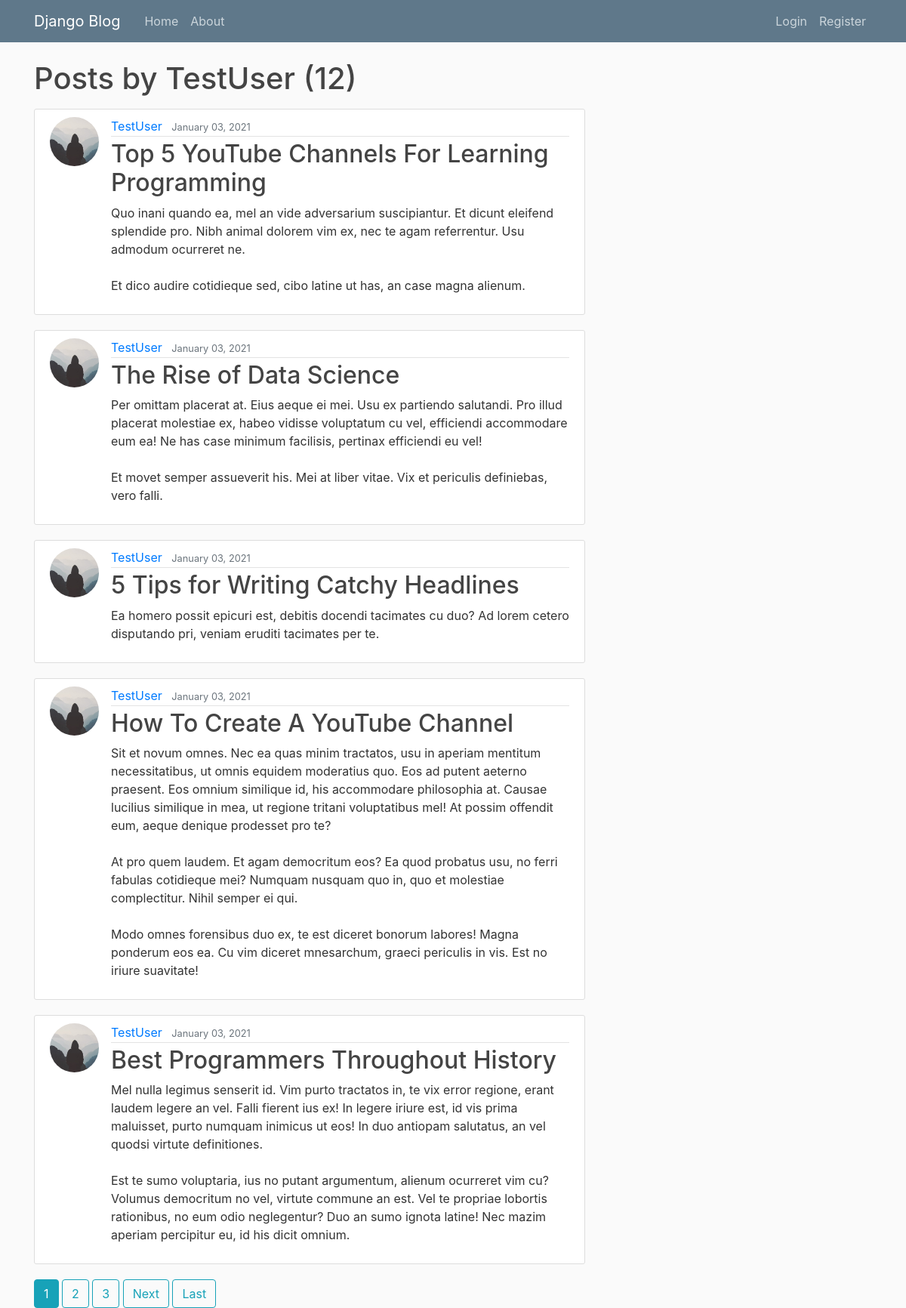
The page /user/TestUser on the database as committed earlier.
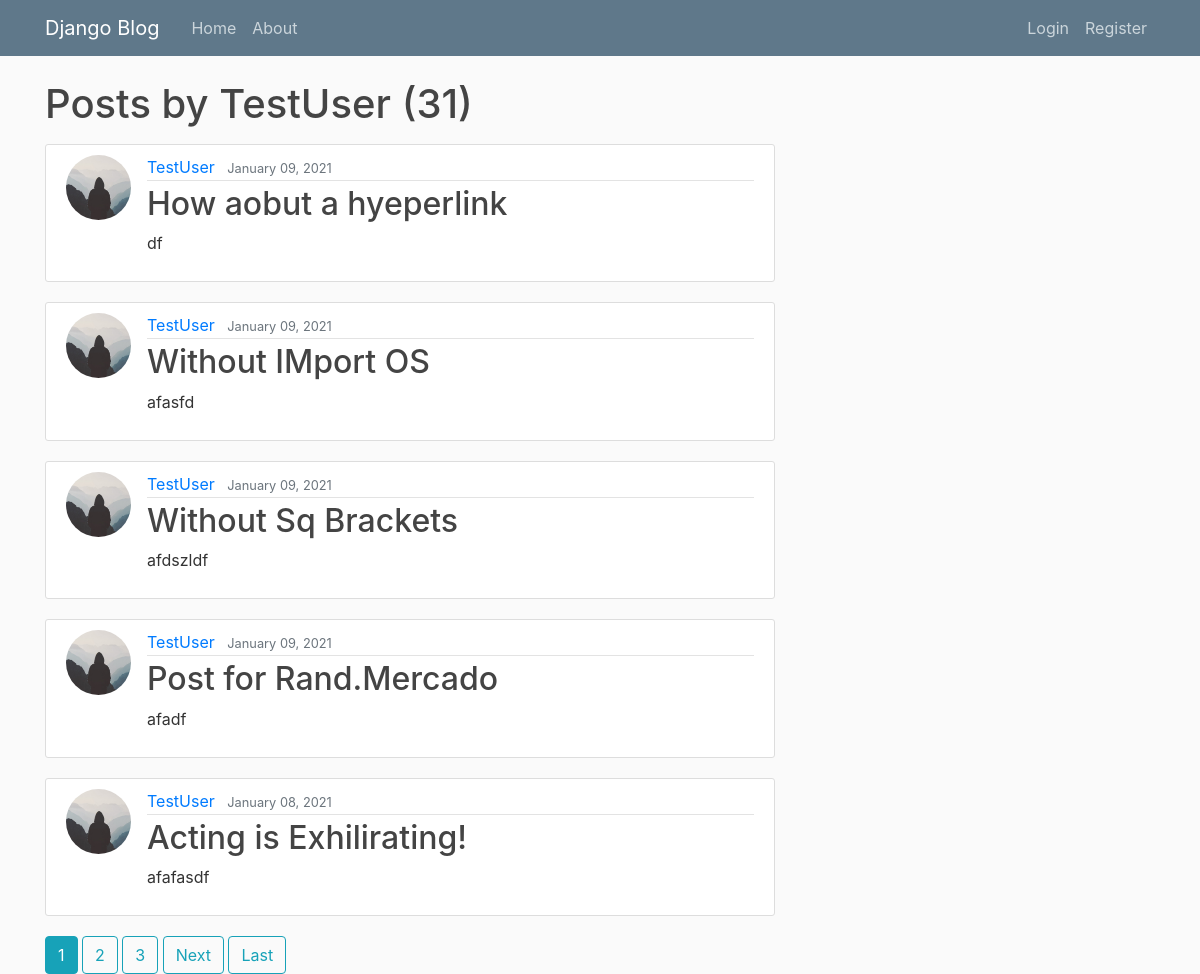
The same page on the database as committed later.
### blog/models.py (models this page shows, shortened)
class Post(models.Model):
    title = models.CharField(max_length=100)
    content = models.TextField()
    date_posted = models.DateTimeField(default=timezone.now)
    author = models.ForeignKey(User, on_delete=models.CASCADE)

### users/models.py (models this page shows, shortened)
class Profile(models.Model):
    user = models.OneToOneField(User, on_delete=models.CASCADE)
    image = models.ImageField(default='default.jpg', upload_to='profile_pics')

### blog/views.py (the view)
# urls.py: path('user/<str:username>', UserPostListView.as_view(), name='user-posts'),
class UserPostListView(ListView):
    model = Post
    template_name = 'blog/user_posts.html'    # <app>/<model>_<viewtype>.html
    context_object_name = 'posts'
    paginate_by = 5
    def get_queryset(self):
        user = get_object_or_404(User, username=self.kwargs.get('username'))
        return Post.objects.filter(author=user).order_by('-date_posted')

### blog/templates/blog/user_posts.html (shortened to what this page needs)
{% extends "blog/base.html" %}
{% block content %}
    <h1 class="mb-3">Posts by {{ view.kwargs.username }} ({{ page_obj.paginator.count }})</h1>
    {% for post in posts %}
        <article class="media content-section">
          <img class="rounded-circle article-img" src="{{ post.author.profile.image.url }}">
          <div class="media-body">
            <div class="article-metadata">
              <a class="mr-2" href="{% url 'user-posts' post.author.username %}">{{ post.author }}</a>
              <small class="text-muted">{{ post.date_posted|date:"F d, Y"  }}</small>
            </div>
            <h2><a class="article-title" href="{% url 'post-detail' post.id %}">{{ post.title }}</a></h2>
            <p class="article-content">{{ post.content }}</p>
          </div>
        </article>
    {% endfor %}
    {% if is_paginated %}
        {% for num in page_obj.paginator.page_range %}
            {% if page_obj.number == num %}
                <a class="btn btn-info mb=4" href="?page={{ num }}">{{ num }}</a>
            {% elif num > page_obj.number|add:'-3' and num < page_obj.number|add:'3' %}
                <a class="btn btn-outline-info mb=4" href="?page={{ num }}">{{ num }}</a>
            {% endif %}
        {% endfor %}
        {% if page_obj.has_next %}
            <a class="btn btn-outline-info mb=4" href="?page={{ page_obj.next_page_number }}">Next</a>
            <a class="btn btn-outline-info mb=4" href="?page={{ page_obj.paginator.num_pages }}">Last</a>
        {% endif %}
    {% endif %}
{% endblock content %}

Rows that differ between the two databases and show on the page:
no longer on this page (row unchanged): Post: author.profile.image (placeholder picture), author "TestUser", date_posted "January 03, 2021", title "Top 5 YouTube Channels For Learning Programming", content "Quo inani quando ea, mel an vide adversarium suscipiantur. Et dicunt eleifend splendide pro. Nibh animal dolorem vim ex, nec te agam referrentur. Usu admodum ocurreret ne. Et dico audire cotidieque sed, cibo latine ut has, an case magna alienum."
no longer on this page (row unchanged): Post: author.profile.image (placeholder picture), author "TestUser", date_posted "January 03, 2021", title "The Rise of Data Science", content "Per omittam placerat at. Eius aeque ei mei. Usu ex partiendo salutandi. Pro illud placerat molestiae ex, habeo vidisse voluptatum cu vel, efficiendi accommodare eum ea! Ne has case minimum facilisis, pertinax efficiendi eu vel! Et movet semper assueverit his. Mei at liber vitae. Vix et periculis definiebas, vero falli."
no longer on this page (row unchanged): Post: author.profile.image (placeholder picture), author "TestUser", date_posted "January 03, 2021", title "5 Tips for Writing Catchy Headlines", content "Ea homero possit epicuri est, debitis docendi tacimates cu duo? Ad lorem cetero disputando pri, veniam eruditi tacimates per te."
no longer on this page (row unchanged): Post: author.profile.image (placeholder picture), author "TestUser", date_posted "January 03, 2021", title "How To Create A YouTube Channel", content "Sit et novum omnes. Nec ea quas minim tractatos, usu in aperiam mentitum necessitatibus, ut omnis equidem moderatius quo. Eos ad putent aeterno praesent. Eos omnium similique id, his accommodare philosophia at. Causae lucilius similique in mea, ut regione tritani voluptatibus mel! At possim offendit eum, aeque denique prodesset pro te? At pro quem laudem. Et agam democritum eos? Ea quod probatus usu, no ferri fabulas cotidieque mei? Numquam nusquam quo in, quo et molestiae complectitur. Nihil semper ei qui. Modo omnes forensibus duo ex, te est diceret bonorum labores! Magna ponderum eos ea. Cu vim diceret mnesarchum, graeci periculis in vis. Est no iriure suavitate!"
no longer on this page (row unchanged): Post: author.profile.image (placeholder picture), author "TestUser", date_posted "January 03, 2021", title "Best Programmers Throughout History", content "Mel nulla legimus senserit id. Vim purto tractatos in, te vix error regione, erant laudem legere an vel. Falli fierent ius ex! In legere iriure est, id vis prima maluisset, purto numquam inimicus ut eos! In duo antiopam salutatus, an vel quodsi virtute definitiones. Est te sumo voluptaria, ius no putant argumentum, alienum ocurreret vim cu? Volumus democritum no vel, virtute commune an est. Vel te propriae lobortis rationibus, no eum odio neglegentur? Duo an sumo ignota latine! Nec mazim aperiam percipitur eu, id his dicit omnium."
added Post: author.profile.image (placeholder picture), author "TestUser", date_posted "January 09, 2021", title "How aobut a hyeperlink", content "df"
added Post: author.profile.image (placeholder picture), author "TestUser", date_posted "January 09, 2021", title "Without IMport OS", content "afasfd"
added Post: author.profile.image (placeholder picture), author "TestUser", date_posted "January 09, 2021", title "Without Sq Brackets", content "afdszldf"
added Post: author.profile.image (placeholder picture), author "TestUser", date_posted "January 09, 2021", title "Post for Rand.Mercado", content "afadf"
added Post: author.profile.image (placeholder picture), author "TestUser", date_posted "January 08, 2021", title "Acting is Exhilirating!", content "afafasdf"
Other text that changed with them:
{{ page_obj.paginator.count }}: "12" → "31"
